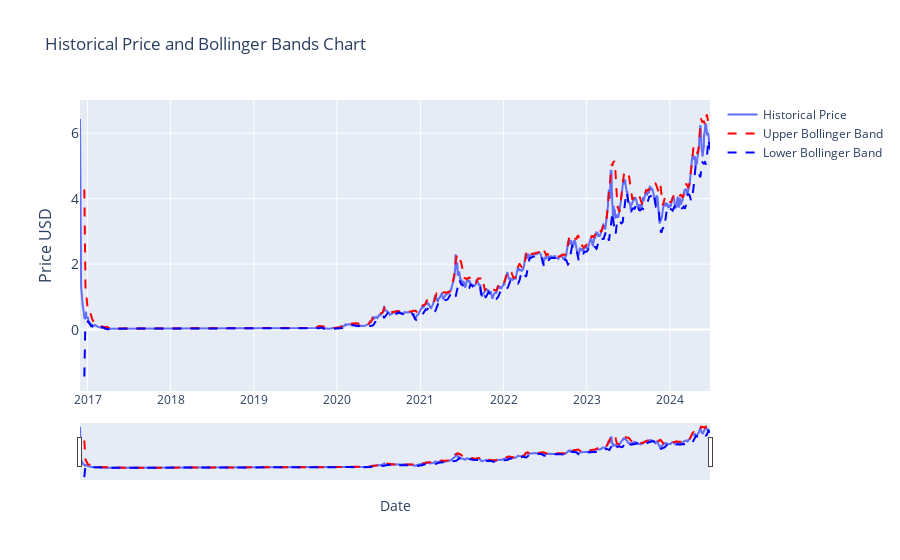

Write notebook code for a chart like this one.
### Markdown cell above
Bollinger Bands

### Code cell
# # Bollinger Bands - Bolligner Bands currently use the SMA but the chart depicts the historical price                           


import plotly.graph_objects as go
import pandas as pd
from ipywidgets import interact, DatePicker
import numpy as np

# Assuming 'current_item' is your DataFrame with a DateTime index and a 'price_usd' column.
df = current_item

#Get the unsmoothened price data
df['price_usd'] = current_item['price_usd']
# Calculate the 20-day moving average. Change window=20 to change the period for the average.
df['smoothened_price'] = df['price_usd'].rolling(window=20).mean()

# Calculate the rolling standard deviation for the 20-day window.
df['std_dev'] = df['price_usd'].rolling(window=20).std()

# Calculate the Bollinger Bands.
df['upper_band'] = df['smoothened_price'] + 2 * df['std_dev']
df['lower_band'] = df['smoothened_price'] - 2 * df['std_dev']

# Function to update the graph based on the selected date range.
def update_graph(start_date, end_date):
    # Filtering the data based on the date range.
    mask = (df.index >= pd.to_datetime(start_date)) & (df.index <= pd.to_datetime(end_date))
    filtered_data = df.loc[mask]

    # Creating the plot.
    fig = go.Figure()

    # Adding the Historical Price line.
    fig.add_trace(go.Scatter(x=filtered_data.index, y=filtered_data['price_usd'], mode='lines', name='Historical Price'))

    # Adding the upper Bollinger Band line.
    fig.add_trace(go.Scatter(x=filtered_data.index, y=filtered_data['upper_band'], mode='lines', name='Upper Bollinger Band', line=dict(color='red', dash='dash')))

    # Adding the lower Bollinger Band line.
    fig.add_trace(go.Scatter(x=filtered_data.index, y=filtered_data['lower_band'], mode='lines', name='Lower Bollinger Band', line=dict(color='blue', dash='dash')))

    # Formatting the plot.
    fig.update_layout(
        title='Historical Price and Bollinger Bands Chart',
        xaxis_title='Date',
        yaxis_title='Price USD',
        yaxis=dict(
            title='Price USD',
            titlefont_size=16,
            tickfont_size=14,
        ),
        xaxis=dict(
            rangeslider=dict(
                visible=True
            ),
            type="date"
        ),
        showlegend=True
    )

    fig.show()

# Creating interactive widgets for date selection.
start_date_picker = DatePicker(description='Start Date', value=current_item.index[0], disabled=False)
end_date_picker = DatePicker(description='End Date', value=current_item.index[-1], disabled=False)

# Display the interactive widget.
interact(update_graph, start_date=start_date_picker, end_date=end_date_picker)

### Figure 1 — Plotly figure (JSON) as saved in the notebook; plotly's stock layout.template omitted (floating-point values rounded to 4 significant figures; data arrays with more than 128 entries replaced by an {"elided": "..."} marker saying what was removed)
{"data": [{"mode": "lines", "name": "Historical Price", "type": "scatter", "x": {"elided": "2766 str values"}, "y": {"elided": "2766 float values"}}, {"line": {"color": "red", "dash": "dash"}, "mode": "lines", "name": "Upper Bollinger Band", "type": "scatter", "x": {"elided": "2766 str values"}, "y": {"elided": "2766 float values"}}, {"line": {"color": "blue", "dash": "dash"}, "mode": "lines", "name": "Lower Bollinger Band", "type": "scatter", "x": {"elided": "2766 str values"}, "y": {"elided": "2766 float values"}}], "layout": {"showlegend": true, "title": {"text": "Historical Price and Bollinger Bands Chart"}, "xaxis": {"rangeslider": {"visible": true}, "title": {"text": "Date"}, "type": "date"}, "yaxis": {"tickfont": {"size": 14}, "title": {"font": {"size": 16}, "text": "Price USD"}}}}
